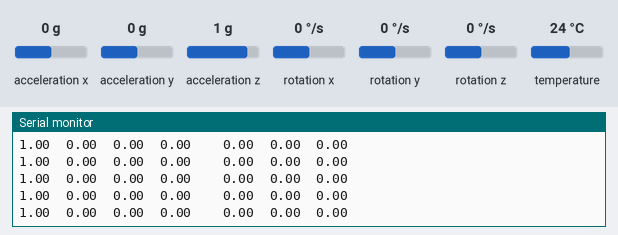
Recording of a program running on a simulated ESP32. On the bench: the last lines printed to the serial monitor. Inputs (shaded band) come from the test bench; at power-on: rotation x 0 °/s, acceleration x 0 g, acceleration y 0 g, acceleration z 1 g, rotation y 0 °/s, rotation z 0 °/s, temperature 24 °C.

Above: at 5.4 s.
5.5 s: rotation x set to 9 °/s
At 6.5 s:
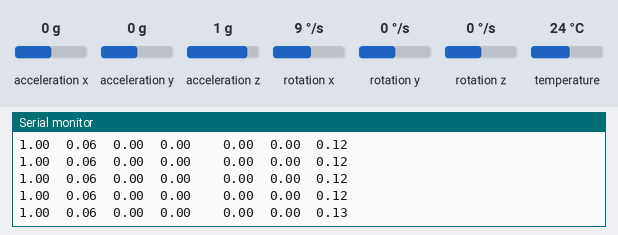
7.0 s: rotation x set to 12 °/s
At 7.9 s:
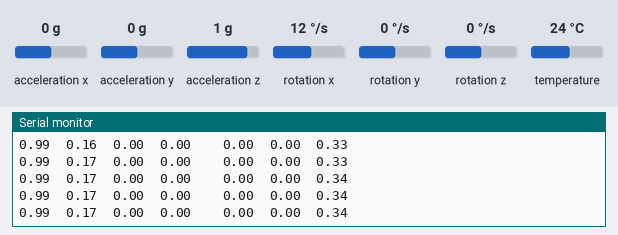
Timing chart, 0 to 10.0 s (numbered marks = the images above; inputs shaded):
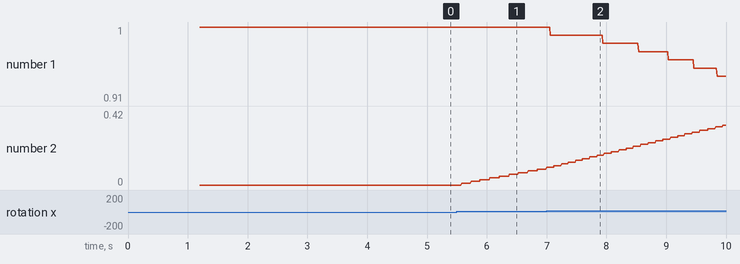

The program:

main.cpp
```cpp
#include <Arduino.h>

#include <Adafruit_MPU6050.h>
#include <Adafruit_Sensor.h>
#include "quaternion.h"

using namespace imu;

Adafruit_MPU6050 mpu;
sensors_event_t a, g, temp;

uint32_t lastSendTime = 0;

double deltaX, deltaY, deltaZ;
double angleX, angleY, angleZ;

Quaternion orientation, qDeviation;
Vector<3> eulerAngles;

void setup()
{
	// Init Serial Monitor
	Serial.begin(115200);

	if (!mpu.begin())
	{
		Serial.println("Failed to find MPU6050 chip");
		while (1)
		{
			delay(10);
		}
	}

	mpu.setAccelerometerRange(MPU6050_RANGE_16_G);
	mpu.setGyroRange(MPU6050_RANGE_2000_DEG);
	mpu.setFilterBandwidth(MPU6050_BAND_260_HZ);
	delay(100);

	// Розрахуємо відхилення за допомогою знаходження середнього значення (500 ітерацій)
	for (size_t i = 0; i < 500; i++)
	{
		// Читаємо дані з давача
		mpu.getEvent(&a, &g, &temp);
		deltaX = deltaX + g.gyro.x; //
		deltaY = deltaY + g.gyro.y; // сумуємо для кожної з осей значення від давачів
		deltaZ = deltaZ + g.gyro.z; //
	}

	deltaX = deltaX / 500; //
	deltaY = deltaY / 500; // Ділимо кожне значення на кількість ітерацій
	deltaZ = deltaZ / 500; // і знаходимо середнє
}

void loop()
{
	if((millis() - lastSendTime) >= 10) {
	  // Отримуємо дані від давача
		mpu.getEvent(&a, &g, &temp);

		// Створення кватерніона з кутових швидкостей (віднімаємо біаси)
		Quaternion qW(0, g.gyro.x - deltaX, g.gyro.y - deltaY, g.gyro.z - deltaZ);

		// Розраховуємо диференційне рівнняння орієнтації
		//       1
		// q' = --- * q * w
		//       2
		// q - кватерніон орієнтації
		// w - кватерніон кутових швидкостей
		qDeviation = orientation * qW * 0.5;


		// Інтегруємо диференційне рівняння та отримуємо нову орієнтацію
		orientation = orientation + qDeviation * 0.01;
		//                 ^             ^        ^
		//             попередня     диференц.  проміжок
		//            орієнтація     рівняння    часу


		// Нормалізуємо кватерніон (довжина вектора кватерніона має бути рівна 1)
		// q = sqrt(w^2 + x^2 + y^2 + z^2)
		orientation.normalize();


		// Перетворення кватерніона в кути Ейлера
		eulerAngles = orientation.toEuler();


		Serial.print(orientation.w()); //
		Serial.print("\t"); //
		Serial.print(orientation.x()); // Виводимо значення кватерніона в послідовний порт
		Serial.print("\t"); //
		Serial.print(orientation.y()); //
		Serial.print("\t"); //
		Serial.print(orientation.z()); //

		Serial.print("\t\t"); //
		Serial.print(eulerAngles.x()); // Виводимо значення кутів Ейлера в послідовний порт
		Serial.print("\t"); //
		Serial.print(eulerAngles.y()); //
		Serial.print("\t"); //
		Serial.print(eulerAngles.z()); //
		Serial.println();     //

		lastSendTime = millis();
	}
}
```

Measured:
- after the input at 5.5 s, the serial monitor: prints a new line at once (image 1)
- plotted number 2: 0 → 0.09 after the input at 5.5 s
